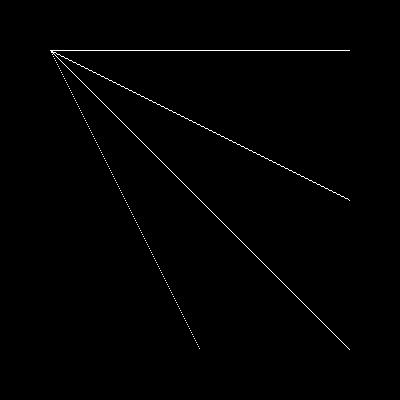

Recreate this plot in Python.

from PIL import Image
import numpy as np

OUTPUT_FILE = "lines.png"

def draw_line(a, xstart, ystart, xend, yend):
    x = np.arange(xstart, xend)
    slope = (yend-ystart) / (xend-xstart)
    y = ystart + ((x-xstart) * slope).round().astype(np.int32)
    a[y,x] = 255

a = np.zeros((400, 400), dtype=np.uint8)
draw_line(a, 50, 50, 350, 50)
draw_line(a, 50, 50, 350, 350)
draw_line(a, 50, 50, 200, 350)
draw_line(a, 50, 50, 350, 200)
im = Image.fromarray(a, 'L')
im.save(OUTPUT_FILE)
